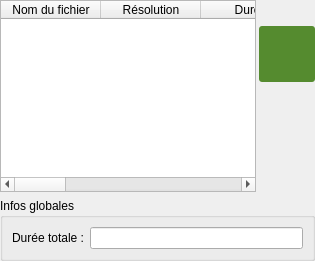
          <widget class="QWidget" name="pageFilm">
           <layout class="QVBoxLayout" name="verticalLayout_10">
            <property name="leftMargin">
             <number>0</number>
            </property>
            <property name="topMargin">
             <number>0</number>
            </property>
            <property name="rightMargin">
             <number>0</number>
            </property>
            <property name="bottomMargin">
             <number>0</number>
            </property>
            <item>
             <layout class="QHBoxLayout" name="horizontalLayout_12">
              <property name="spacing">
               <number>3</number>
              </property>
              <property name="bottomMargin">
               <number>0</number>
              </property>
              <item>
               <widget class="QTableWidget" name="film_files">
                <property name="acceptDrops">
                 <bool>true</bool>
                </property>
                <property name="lineWidth">
                 <number>1</number>
                </property>
                <property name="alternatingRowColors">
                 <bool>true</bool>
                </property>
                <property name="selectionBehavior">
                 <enum>QAbstractItemView::SelectRows</enum>
                </property>
                <property name="gridStyle">
                 <enum>Qt::SolidLine</enum>
                </property>
                <property name="columnCount">
                 <number>9</number>
                </property>
                <attribute name="verticalHeaderVisible">
                 <bool>false</bool>
                </attribute>
                <attribute name="verticalHeaderDefaultSectionSize">
                 <number>20</number>
                </attribute>
                <attribute name="verticalHeaderMinimumSectionSize">
                 <number>20</number>
                </attribute>
                <column>
                 <property name="text">
                  <string>Nom du fichier</string>
                 </property>
                </column>
                <column>
                 <property name="text">
                  <string>Résolution</string>
                 </property>
                </column>
                <column>
                 <property name="text">
                  <string>Durée</string>
                 </property>
                </column>
                <column>
                 <property name="text">
                  <string>Taille</string>
                 </property>
                </column>
                <column>
                 <property name="text">
                  <string>Framerate</string>
                 </property>
                </column>
                <column>
                 <property name="text">
                  <string>Bitrate vidéo</string>
                 </property>
                </column>
                <column>
                 <property name="text">
                  <string>Pistes audio</string>
                 </property>
                </column>
                <column>
                 <property name="text">
                  <string>Pistes sous-titres</string>
                 </property>
                </column>
                <column>
                 <property name="text">
                  <string>Format</string>
                 </property>
                </column>
               </widget>
              </item>
              <item>
               <layout class="QVBoxLayout" name="verticalLayout_9">
                <property name="spacing">
                 <number>1</number>
                </property>
                <property name="sizeConstraint">
                 <enum>QLayout::SetMinimumSize</enum>
                </property>
                <item>
                 <widget class="QPushButton" name="film_addFiles">
                  <property name="sizePolicy">
                   <sizepolicy hsizetype="Maximum" vsizetype="Maximum">
                    <horstretch>0</horstretch>
                    <verstretch>0</verstretch>
                   </sizepolicy>
                  </property>
                  <property name="minimumSize">
                   <size>
                    <width>56</width>
                    <height>56</height>
                   </size>
                  </property>
                  <property name="maximumSize">
                   <size>
                    <width>56</width>
                    <height>56</height>
                   </size>
                  </property>
                  <property name="styleSheet">
                   <string notr="true">QPushButton {
	background-repeat: no-repeat;
	background-position: center center;
	background-image: url(:/image/add.png);
	border: none;
	border-radius: 3px;
}
QPushButton:enabled {
	background-color: #558b2f;
}
QPushButton:hover {
	background-color: #689f38;
}
QPushButton:pressed {
	background-color: #33691e;
}</string>
                  </property>
                  <property name="text">
                   <string/>
                  </property>
                  <property name="iconSize">
                   <size>
                    <width>5</width>
                    <height>5</height>
                   </size>
                  </property>
                  <property name="flat">
                   <bool>true</bool>
                  </property>
                 </widget>
                </item>
                <item>
                 <widget class="QPushButton" name="film_removeRows">
                  <property name="enabled">
                   <bool>false</bool>
                  </property>
                  <property name="sizePolicy">
                   <sizepolicy hsizetype="Maximum" vsizetype="Maximum">
                    <horstretch>0</horstretch>
                    <verstretch>0</verstretch>
                   </sizepolicy>
                  </property>
                  <property name="minimumSize">
                   <size>
                    <width>56</width>
                    <height>56</height>
                   </size>
                  </property>
                  <property name="maximumSize">
                   <size>
                    <width>56</width>
                    <height>56</height>
                   </size>
                  </property>
                  <property name="styleSheet">
                   <string notr="true">QPushButton {
	background-repeat: no-repeat;
	background-position: center center;
	background-image: url(:/image/remove.png);
	border: none;
	border-radius: 3px;
}
QPushButton:disabled {
	background-image: url(:/image/remove-disabled.png);
}
QPushButton:enabled {
	background-color: #c62828;
}
QPushButton:hover {
	background-color: #d32f2f;
}
QPushButton:pressed {
	background-color: #b71c1c;
}</string>
                  </property>
                  <property name="text">
                   <string/>
                  </property>
                  <property name="iconSize">
                   <size>
                    <width>5</width>
                    <height>5</height>
                   </size>
                  </property>
                  <property name="flat">
                   <bool>true</bool>
                  </property>
                 </widget>
                </item>
               </layout>
              </item>
             </layout>
            </item>
            <item>
             <widget class="QGroupBox" name="horizontalGroupBox_3">
              <property name="title">
               <string>Infos globales</string>
              </property>
              <layout class="QHBoxLayout" name="horizontalLayout_13">
               <item>
                <layout class="QFormLayout" name="formLayout_8">
                 <property name="labelAlignment">
                  <set>Qt::AlignRight|Qt::AlignTrailing|Qt::AlignVCenter</set>
                 </property>
                 <property name="verticalSpacing">
                  <number>4</number>
                 </property>
                 <item row="0" column="0">
                  <widget class="QLabel" name="label_44">
                   <property name="font">
                    <font>
                     <weight>50</weight>
                     <bold>false</bold>
                    </font>
                   </property>
                   <property name="text">
                    <string>Durée totale :</string>
                   </property>
                   <property name="alignment">
                    <set>Qt::AlignRight|Qt::AlignTrailing|Qt::AlignVCenter</set>
                   </property>
                  </widget>
                 </item>
                 <item row="0" column="1">
                  <widget class="QLineEdit" name="film_totalTime">
                   <property name="readOnly">
                    <bool>true</bool>
                   </property>
                  </widget>
                 </item>
                </layout>
               </item>
              </layout>
             </widget>
            </item>
           </layout>
          </widget>
